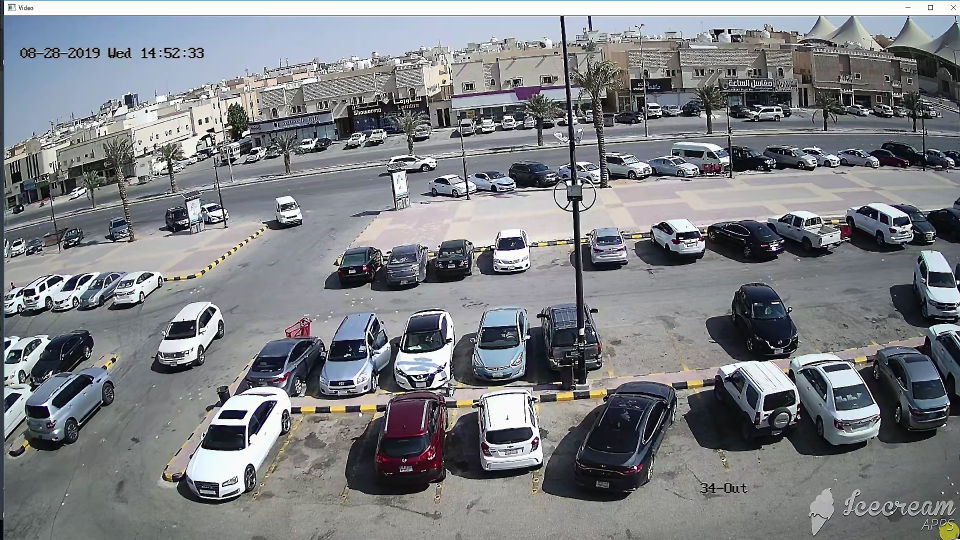
#> input picture camer1_1.JPG, 1920 x 1080 px (shown at 1/2 size)
$ python createPoints.py
#> lines starting #> are read from the running program, lines starting #| are printed output that depends on the picture
'''Run this section locally because GPU is not required for creating boxes and imshow will fail in colab'''
# press escape to finish doing real time boxing.
# Program marks the polygons in the figure when it gets 4 double clicks
import cv2
import yaml
import numpy as np

refPt = []
cropping = False
data = []
file_path = 'main_park_points.yml'
img = cv2.imread('camer1_1.JPG')
#> img is the input picture: shape (1080, 1920, 3); mean B, G, R 132.1, 128.1, 125.6


# [4 lines left out: function yaml_loader, not called in this run]


def yaml_dump(file_path, data):
    with open(file_path, "a") as file_descr:
        yaml.dump(data, file_descr)


def yaml_dump_write(file_path, data):
    with open(file_path, "w") as file_descr:
        yaml.dump(data, file_descr)


# [34 lines left out: function click_and_crop, not called in this run]


image = cv2.resize(img, None, fx=0.6, fy=0.6)
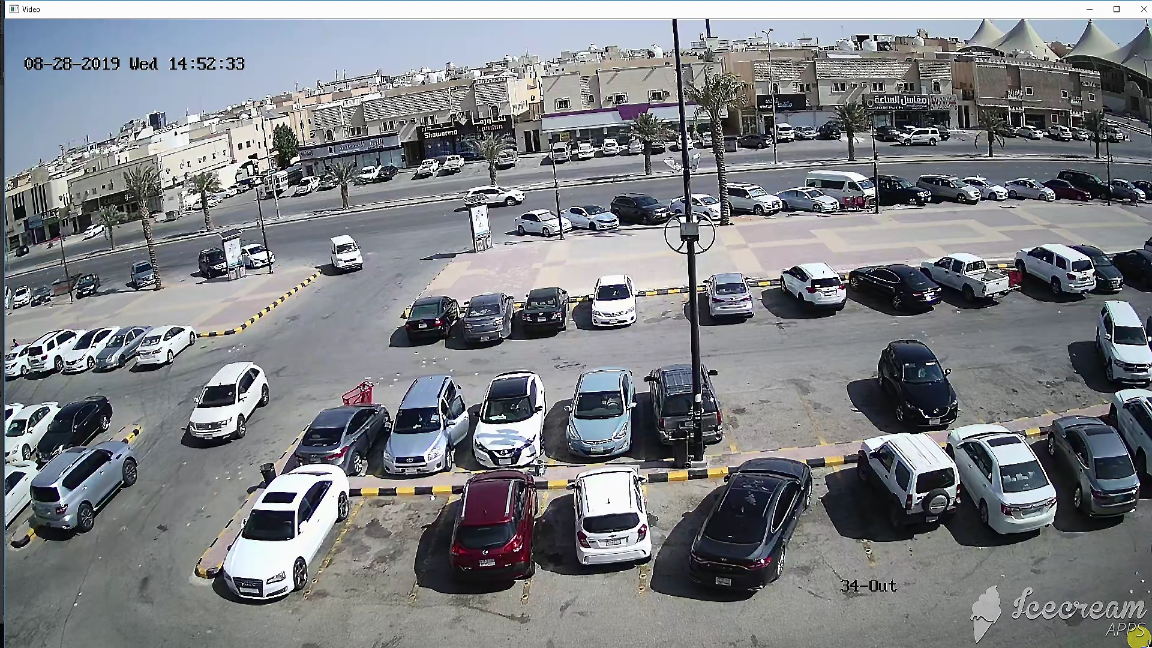
#> image: shape (648, 1152, 3); mean B, G, R 132.1, 128.1, 125.7
clone = image.copy()
cv2.namedWindow("Double click to mark points")
cv2.imshow("Double click to mark points", image)
cv2.setMouseCallback("Double click to mark points", click_and_crop)

# keep looping until the 'q' key is pressed
while True:
    # display the image and wait for a keypress
    cv2.imshow("Double click to mark points", image)
    key = cv2.waitKey(1) & 0xFF
#> (key Esc is pressed here)
    if cv2.waitKey(33) == 27:
#> (key Esc is pressed here)
        break

# data list into yaml file
if data != []:
    yaml_dump(file_path, data)
cv2.destroyAllWindows()  # important to prevent window from becoming inresponsive
